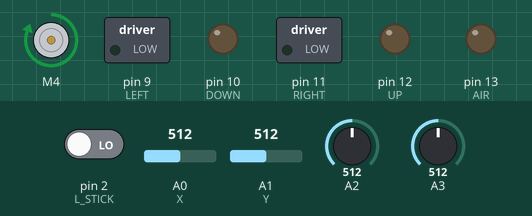
A sketch run on a simulated Arduino Uno, built with avr-gcc and run on an emulated ATmega328P. Parts: DC motor (green arrow = forward, orange = backward, longer = faster), switched loads named in the sketch (green lamp = pin HIGH), output pins drawn as LEDs (lit = HIGH). Inputs (shaded band) come from the test bench; at power-on: A0 (X) = 512, A1 (Y) = 512, A2 = 512, pin 2 (L_STICK) LOW, A3 = 512.

Above: at 0.79 s.
1.3 s: A0 (X) set to 555
At 1.4 s:
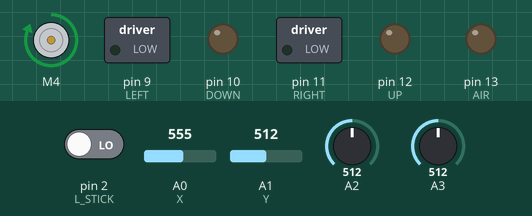
4.3 s: A0 (X) set to 571
At 4.75 s:
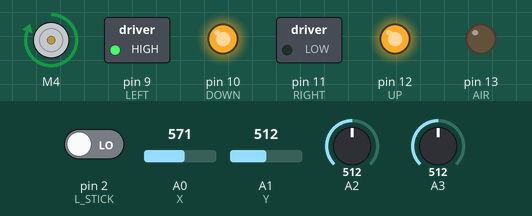
7.3 s: A1 (Y) set to 549
10.3 s: A1 (Y) set to 581
At 10.56 s:
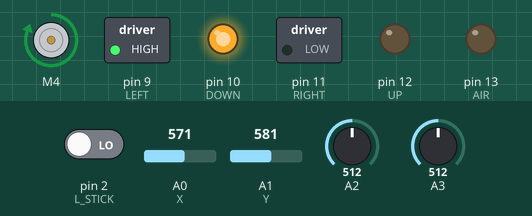
13.3 s: A2 set to 545
16.3 s: A2 set to 582
At 16.66 s:
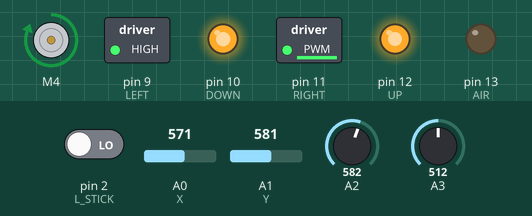
Timing chart, 0 to 19.3 s (numbered marks = the images above; inputs shaded):
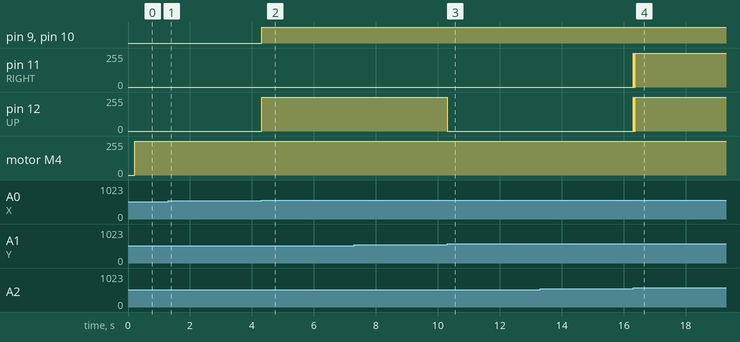

Measured:
- the behaviour switches between 563 and 564 on A0 (X) (found by bisection; images 1 and 2)
- the behaviour switches between 563 and 564 on A1 (Y) (found by bisection; images 2 and 3)
- the behaviour switches between 563 and 564 on A2 (found by bisection; images 3 and 4)
- after the input at 1.3 s, motor M4: stays forward 255/255 (without the input it goes to stopped after 3.0 s)
- after the input at 4.3 s, pin 9 (LEFT), pin 10 (DOWN): LOW → HIGH at once; pin 12 (UP): 0/255 → 255/255 at once
- after the input at 10.3 s, pin 12 (UP): 255/255 → 0/255 at once
- after the input at 16.3 s, pin 11 (RIGHT), pin 12 (UP): 0/255 → 253/255 at once

The sketch:

Swollbot2.ino
```cpp
#include <Wire.h>
#include <Adafruit_MotorShield.h>
#include "utility/Adafruit_MS_PWMServoDriver.h"

const int REFRESH        = 10;    // Loop refresh rate
const int BUTTON_REFRESH = 200;   // Prevents unintended switching when button is depressed for up to t = BUTTON_REFRESH ms.
const int STICK_DEADZONE = 51;
const int STICK_ZERO     = 512;

// Assign Arduino pins to stick axes and buttons.
const int L_STICK = 2;     // Left-hand stick button
const int R_STICK = 3;     // Right-hand stick button
const int X       = A0;    // Center stick horizontal axis
const int Y       = A1;    // Center stick vertical axis
const int RX      = A2;    // Right-hand stick horizontal axis
const int RY      = A3;    // Right-hand stick vertical axis
const int AIR     = 13;
const int UP      = 12;
const int RIGHT   = 11;
const int DOWN    = 10;
const int LEFT    = 9;

// Declare motor shield objects.
Adafruit_MotorShield motorShield  = Adafruit_MotorShield();
Adafruit_DCMotor *vacuum          = motorShield.getMotor(4);

int vacuumState     = HIGH;     // Represents operating state of vacuum.
long lastTimeVacuum = 0;        // Stores last time vacuum was switched.

void setup() {
  motorShield.begin();
  pinMode(L_STICK, INPUT);
  pinMode(R_STICK, INPUT);
  pinMode(X, INPUT);
  pinMode(Y, INPUT);
  pinMode(AIR, OUTPUT);
  pinMode(UP, OUTPUT);
  pinMode(RIGHT, OUTPUT);
  pinMode(DOWN, OUTPUT);
  pinMode(LEFT, OUTPUT);
  vacuum -> run(RELEASE);
}

void loop() {
  int x  = stickPos(X);
  int y  = stickPos(Y);
  int rx = stickPos(RX);
  int ry = stickPos(RY);
  identifyInput(x, y);
  vacuumButton(L_STICK);
  piston(rx, ry);
  delay(REFRESH);
}

int stickPos(int axis) {
  int reading = analogRead(axis);
  if (reading > STICK_ZERO + STICK_DEADZONE) {
    return (1);
  }
  else if (reading < STICK_ZERO - STICK_DEADZONE) {
    return (-1);
  }
  else {
    return (0);
  }
}

void identifyInput(int x, int y) {
  if (x == 0 && y == 1) {
    controlJamming(0, 1, 1, 1);
  }
  if (x == 1 && y == 1) {
    controlJamming(0, 0, 1, 1);
  }
  if (x == 1 && y == 0) {
    controlJamming(1, 0, 1, 1);
  }
  if (x == 1 && y == -1) {
    controlJamming(1, 0, 0, 1);
  }
  if (x == 0 && y == -1) {
    controlJamming(1, 1, 0, 1);
  }
  if (x == -1 && y == -1) {
    controlJamming(1, 1, 0, 0);
  }
  if (x == -1 && y == 0) {
    controlJamming(1, 1, 1, 0);
  }
  if (x == -1 && y == 1) {
    controlJamming(0, 1, 1, 0);
  }
}

void controlJamming(int up, int right, int down, int left) {
  jam(up, UP);
  jam(right, RIGHT);
  jam(down, DOWN);
  jam(left, LEFT);
}

void jam(int state, int pin) {
  if (state == 1) {
    digitalWrite(pin, HIGH);
  } else {
    digitalWrite(pin, LOW);
  }
}

// Read vacuum button. If button is depressed and at least t = BUTTON_REFRESH ms has elapsed since last depression, switch vacuum on/off as necessary.
void vacuumButton(int pin) {
  long now = millis();
  if (digitalRead(pin) == LOW && now - lastTimeVacuum > BUTTON_REFRESH) {
    if (vacuumState == LOW) {
      vacuum -> run(FORWARD);
      vacuum -> setSpeed(255);
      vacuumState = HIGH;
    } else {
      vacuum -> run(RELEASE);
      vacuumState = LOW;
    }
  }
}

// Extend (retract) piston given upwards (downwards) stick input. Jam all cells given any horizontal stick input.
void piston(int x, int y) {
  if (y == -1) {
    digitalWrite(AIR, HIGH);
  } else if (y == 1) {
    digitalWrite(AIR, LOW);
  }
  if (x != 0) {
    controlJamming(1, 1, 1, 1);
  }
}
```
